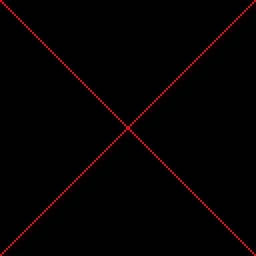
#> input picture Krypto/Lab3/input2.bmp, 128 x 128 px (shown 2 times larger)
$ python Lab3_A51_script.py
#> lines starting #> are read from the running program, lines starting #| are printed output that depends on the picture
import numpy as np
from PIL import Image
import sys
sys.stdout.reconfigure(encoding='utf-8')

def majority(a, b, c):
    return (a & b) | (a & c) | (b & c)

class A51:
    def __init__(self, key: int, frame_number: int = 0):
        self.key = key
        self.frame_number = frame_number
        self.R1 = np.zeros(19, dtype=np.uint8)
        self.R2 = np.zeros(22, dtype=np.uint8)
        self.R3 = np.zeros(23, dtype=np.uint8)
        self._initialize_registers()

    def _initialize_registers(self):
        self.R1[:] = 0
        self.R2[:] = 0
        self.R3[:] = 0

        for i in range(64):
            bit = (self.key >> i) & 1
            self._clock_all(bit)

        for i in range(22):
            bit = (self.frame_number >> i) & 1
            self._clock_all(bit)

        for _ in range(100):
            self._clock_majority()

    def _clock_all(self, input_bit):
        self.R1 = np.roll(self.R1, 1)
        self.R1[0] = self.R1[13] ^ self.R1[16] ^ self.R1[17] ^ self.R1[18] ^ input_bit

        self.R2 = np.roll(self.R2, 1)
        self.R2[0] = self.R2[20] ^ self.R2[21] ^ input_bit

        self.R3 = np.roll(self.R3, 1)
        self.R3[0] = self.R3[7] ^ self.R3[20] ^ self.R3[21] ^ self.R3[22] ^ input_bit

    def _clock_majority(self):
        m = majority(self.R1[8], self.R2[10], self.R3[10])
        if self.R1[8] == m:
            fb = self.R1[13] ^ self.R1[16] ^ self.R1[17] ^ self.R1[18]
            self.R1 = np.roll(self.R1, 1)
            self.R1[0] = fb
        if self.R2[10] == m:
            fb = self.R2[20] ^ self.R2[21]
            self.R2 = np.roll(self.R2, 1)
            self.R2[0] = fb
        if self.R3[10] == m:
            fb = self.R3[7] ^ self.R3[20] ^ self.R3[21] ^ self.R3[22]
            self.R3 = np.roll(self.R3, 1)
            self.R3[0] = fb

    def get_keystream(self, length: int) -> np.ndarray:
        keystream = np.zeros(length, dtype=np.uint8)
        for i in range(length):
            keystream[i] = (self.R1[18] ^ self.R2[21] ^ self.R3[22]) * 255
            self._clock_majority()
        return keystream

    def encrypt_decrypt(self, data: np.ndarray) -> np.ndarray:
        self._initialize_registers()
        flat_data = data.flatten()
        keystream = self.get_keystream(flat_data.size)
        return np.bitwise_xor(flat_data, keystream).reshape(data.shape)


def process_image(input_path, output_path, key, frame_number=0):
    img = Image.open(input_path).convert("RGB")
    img_data = np.array(img)

    cipher = A51(key, frame_number)
    result_data = cipher.encrypt_decrypt(img_data)

    Image.fromarray(result_data).save(output_path)

# Przykład użycia
process_image('input2.bmp', 'encrypted.bmp', 0x123456789ABCDEF)
#> in process_image, img is the input picture: PIL image 128x128 RGB; mean R, G, B 4, 0, 0
#> in encrypt_decrypt, `return np.bitwise_xor(flat_data, keystream).reshape(data.shape)`:
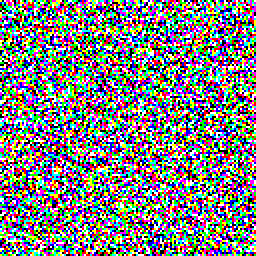
#> returned value: shape (128, 128, 3) (shown 2 times larger); mean of channels 0, 1, 2 127.4, 128.4, 128.4; drawn as R, G, B
process_image('encrypted.bmp', 'decrypted.bmp', 0x123456789ABCDEF)
